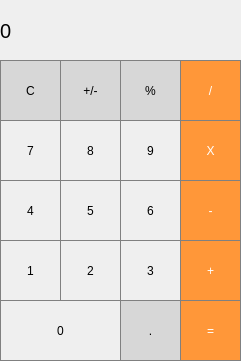
<?xml version="1.0" encoding="UTF-8"?>
<ui version="4.0">
 <class>MainWindow</class>
 <widget class="QMainWindow" name="MainWindow">
  <property name="geometry">
   <rect>
    <x>0</x>
    <y>0</y>
    <width>241</width>
    <height>361</height>
   </rect>
  </property>
  <property name="windowTitle">
   <string>MainWindow</string>
  </property>
  <property name="styleSheet">
   <string notr="true">QLabel {
	qproperty-alignment: 'AlignVCenter | AlignRight';
	border: 1px solid gray;
}

background-color : white;</string>
  </property>
  <widget class="QWidget" name="centralwidget">
   <widget class="QLabel" name="label">
    <property name="geometry">
     <rect>
      <x>0</x>
      <y>0</y>
      <width>241</width>
      <height>61</height>
     </rect>
    </property>
    <property name="font">
     <font>
      <pointsize>15</pointsize>
     </font>
    </property>
    <property name="styleSheet">
     <string notr="true">QLabel {
  qproperty-alignment: 'AlignVCenter | AlignRight';
  border: 1px solid gray;
}

background-color : white;</string>
    </property>
    <property name="text">
     <string>0</string>
    </property>
   </widget>
   <widget class="QPushButton" name="pushButton_clear">
    <property name="geometry">
     <rect>
      <x>0</x>
      <y>60</y>
      <width>61</width>
      <height>61</height>
     </rect>
    </property>
    <property name="styleSheet">
     <string notr="true">QPushButton {
  background-color: rgb(215, 215, 215);
  border: 1px solid gray;
}
QPushButton:pressed {
    background-color: qlineargradient(x1: 0, y1: 0, x2: 0, y2: 1,
                                      stop: 0 #BEBEBE, stop: 1 #D7D7D7);
}</string>
    </property>
    <property name="text">
     <string>C</string>
    </property>
   </widget>
   <widget class="QPushButton" name="pushButton_plusMinus">
    <property name="geometry">
     <rect>
      <x>60</x>
      <y>60</y>
      <width>61</width>
      <height>61</height>
     </rect>
    </property>
    <property name="styleSheet">
     <string notr="true">QPushButton {
  background-color: rgb(215, 215, 215);
  border: 1px solid gray;
}
QPushButton:pressed {
    background-color: qlineargradient(x1: 0, y1: 0, x2: 0, y2: 1,
                                      stop: 0 #BEBEBE, stop: 1 #D7D7D7);
}</string>
    </property>
    <property name="text">
     <string>+/-</string>
    </property>
   </widget>
   <widget class="QPushButton" name="pushButton_percent">
    <property name="geometry">
     <rect>
      <x>120</x>
      <y>60</y>
      <width>61</width>
      <height>61</height>
     </rect>
    </property>
    <property name="styleSheet">
     <string notr="true">QPushButton {
  background-color: rgb(215, 215, 215);
  border: 1px solid gray;
}
QPushButton:pressed {
    background-color: qlineargradient(x1: 0, y1: 0, x2: 0, y2: 1,
                                      stop: 0 #BEBEBE, stop: 1 #D7D7D7);
}</string>
    </property>
    <property name="text">
     <string>%</string>
    </property>
   </widget>
   <widget class="QPushButton" name="pushButton_divide">
    <property name="geometry">
     <rect>
      <x>180</x>
      <y>60</y>
      <width>61</width>
      <height>61</height>
     </rect>
    </property>
    <property name="styleSheet">
     <string notr="true">QPushButton {
  background-color: rgb(255, 151, 57);
  color: white; 
  border: 1px solid gray;
}

QPushButton:pressed {
    background-color: qlineargradient(x1: 0, y1: 0, x2: 0, y2: 1,
                                      stop: 0 #FF7832, stop: 1 #FF9739);
}</string>
    </property>
    <property name="text">
     <string>/</string>
    </property>
   </widget>
   <widget class="QPushButton" name="pushButton_9">
    <property name="geometry">
     <rect>
      <x>120</x>
      <y>120</y>
      <width>61</width>
      <height>61</height>
     </rect>
    </property>
    <property name="styleSheet">
     <string notr="true">QPushButton {
	border: 1px solid gray;
}
QPushButton:pressed {
	background-color: qlineargradient(x1: 0, y1: 0, x2: 0, y2: 1, stop: 0 #dadbde, stop: 1 #f6f7fa);
}</string>
    </property>
    <property name="text">
     <string>9</string>
    </property>
   </widget>
   <widget class="QPushButton" name="pushButton_multiply">
    <property name="geometry">
     <rect>
      <x>180</x>
      <y>120</y>
      <width>61</width>
      <height>61</height>
     </rect>
    </property>
    <property name="styleSheet">
     <string notr="true">QPushButton {
  background-color: rgb(255, 151, 57);
  color: white; 
  border: 1px solid gray;
}

QPushButton:pressed {
    background-color: qlineargradient(x1: 0, y1: 0, x2: 0, y2: 1,
                                      stop: 0 #FF7832, stop: 1 #FF9739);
}</string>
    </property>
    <property name="text">
     <string>X</string>
    </property>
   </widget>
   <widget class="QPushButton" name="pushButton_8">
    <property name="geometry">
     <rect>
      <x>60</x>
      <y>120</y>
      <width>61</width>
      <height>61</height>
     </rect>
    </property>
    <property name="styleSheet">
     <string notr="true">QPushButton {
	border: 1px solid gray;
}
QPushButton:pressed {
	background-color: qlineargradient(x1: 0, y1: 0, x2: 0, y2: 1, stop: 0 #dadbde, stop: 1 #f6f7fa);
}</string>
    </property>
    <property name="text">
     <string>8</string>
    </property>
   </widget>
   <widget class="QPushButton" name="pushButton_7">
    <property name="geometry">
     <rect>
      <x>0</x>
      <y>120</y>
      <width>61</width>
      <height>61</height>
     </rect>
    </property>
    <property name="styleSheet">
     <string notr="true">QPushButton {
	border: 1px solid gray;
}
QPushButton:pressed {
	background-color: qlineargradient(x1: 0, y1: 0, x2: 0, y2: 1, stop: 0 #dadbde, stop: 1 #f6f7fa);
}</string>
    </property>
    <property name="text">
     <string>7</string>
    </property>
   </widget>
   <widget class="QPushButton" name="pushButton_6">
    <property name="geometry">
     <rect>
      <x>120</x>
      <y>180</y>
      <width>61</width>
      <height>61</height>
     </rect>
    </property>
    <property name="styleSheet">
     <string notr="true">QPushButton {
	border: 1px solid gray;
}
QPushButton:pressed {
	background-color: qlineargradient(x1: 0, y1: 0, x2: 0, y2: 1, stop: 0 #dadbde, stop: 1 #f6f7fa);
}</string>
    </property>
    <property name="text">
     <string>6</string>
    </property>
   </widget>
   <widget class="QPushButton" name="pushButton_subtract">
    <property name="geometry">
     <rect>
      <x>180</x>
      <y>180</y>
      <width>61</width>
      <height>61</height>
     </rect>
    </property>
    <property name="styleSheet">
     <string notr="true">QPushButton {
  background-color: rgb(255, 151, 57);
  color: white; 
  border: 1px solid gray;
}

QPushButton:pressed {
    background-color: qlineargradient(x1: 0, y1: 0, x2: 0, y2: 1,
                                      stop: 0 #FF7832, stop: 1 #FF9739);
}</string>
    </property>
    <property name="text">
     <string>-</string>
    </property>
   </widget>
   <widget class="QPushButton" name="pushButton_5">
    <property name="geometry">
     <rect>
      <x>60</x>
      <y>180</y>
      <width>61</width>
      <height>61</height>
     </rect>
    </property>
    <property name="styleSheet">
     <string notr="true">QPushButton {
	border: 1px solid gray;
}
QPushButton:pressed {
	background-color: qlineargradient(x1: 0, y1: 0, x2: 0, y2: 1, stop: 0 #dadbde, stop: 1 #f6f7fa);
}</string>
    </property>
    <property name="text">
     <string>5</string>
    </property>
   </widget>
   <widget class="QPushButton" name="pushButton_4">
    <property name="geometry">
     <rect>
      <x>0</x>
      <y>180</y>
      <width>61</width>
      <height>61</height>
     </rect>
    </property>
    <property name="styleSheet">
     <string notr="true">QPushButton {
	border: 1px solid gray;
}
QPushButton:pressed {
	background-color: qlineargradient(x1: 0, y1: 0, x2: 0, y2: 1, stop: 0 #dadbde, stop: 1 #f6f7fa);
}</string>
    </property>
    <property name="text">
     <string>4</string>
    </property>
   </widget>
   <widget class="QPushButton" name="pushButton_3">
    <property name="geometry">
     <rect>
      <x>120</x>
      <y>240</y>
      <width>61</width>
      <height>61</height>
     </rect>
    </property>
    <property name="styleSheet">
     <string notr="true">QPushButton {
	border: 1px solid gray;
}
QPushButton:pressed {
	background-color: qlineargradient(x1: 0, y1: 0, x2: 0, y2: 1, stop: 0 #dadbde, stop: 1 #f6f7fa);
}</string>
    </property>
    <property name="text">
     <string>3</string>
    </property>
   </widget>
   <widget class="QPushButton" name="pushButton_add">
    <property name="geometry">
     <rect>
      <x>180</x>
      <y>240</y>
      <width>61</width>
      <height>61</height>
     </rect>
    </property>
    <property name="styleSheet">
     <string notr="true">QPushButton {
  background-color: rgb(255, 151, 57);
  color: white; 
  border: 1px solid gray;
}

QPushButton:pressed {
    background-color: qlineargradient(x1: 0, y1: 0, x2: 0, y2: 1,
                                      stop: 0 #FF7832, stop: 1 #FF9739);
}</string>
    </property>
    <property name="text">
     <string>+</string>
    </property>
   </widget>
   <widget class="QPushButton" name="pushButton_2">
    <property name="geometry">
     <rect>
      <x>60</x>
      <y>240</y>
      <width>61</width>
      <height>61</height>
     </rect>
    </property>
    <property name="styleSheet">
     <string notr="true">QPushButton {
	border: 1px solid gray;
}
QPushButton:pressed {
	background-color: qlineargradient(x1: 0, y1: 0, x2: 0, y2: 1, stop: 0 #dadbde, stop: 1 #f6f7fa);
}</string>
    </property>
    <property name="text">
     <string>2</string>
    </property>
   </widget>
   <widget class="QPushButton" name="pushButton_1">
    <property name="geometry">
     <rect>
      <x>0</x>
      <y>240</y>
      <width>61</width>
      <height>61</height>
     </rect>
    </property>
    <property name="styleSheet">
     <string notr="true">QPushButton {
	border: 1px solid gray;
}
QPushButton:pressed {
	background-color: qlineargradient(x1: 0, y1: 0, x2: 0, y2: 1, stop: 0 #dadbde, stop: 1 #f6f7fa);
}</string>
    </property>
    <property name="text">
     <string>1</string>
    </property>
   </widget>
   <widget class="QPushButton" name="pushButton_decimal">
    <property name="geometry">
     <rect>
      <x>120</x>
      <y>300</y>
      <width>61</width>
      <height>61</height>
     </rect>
    </property>
    <property name="styleSheet">
     <string notr="true">QPushButton {
  background-color: rgb(215, 215, 215);
  border: 1px solid gray;
}
QPushButton:pressed {
    background-color: qlineargradient(x1: 0, y1: 0, x2: 0, y2: 1,
                                      stop: 0 #BEBEBE, stop: 1 #D7D7D7);
}</string>
    </property>
    <property name="text">
     <string>.</string>
    </property>
   </widget>
   <widget class="QPushButton" name="pushButton_equals">
    <property name="geometry">
     <rect>
      <x>180</x>
      <y>300</y>
      <width>61</width>
      <height>61</height>
     </rect>
    </property>
    <property name="styleSheet">
     <string notr="true">QPushButton {
  background-color: rgb(255, 151, 57);
  color: white; 
  border: 1px solid gray;
}

QPushButton:pressed {
    background-color: qlineargradient(x1: 0, y1: 0, x2: 0, y2: 1,
                                      stop: 0 #FF7832, stop: 1 #FF9739);
}</string>
    </property>
    <property name="text">
     <string>=</string>
    </property>
   </widget>
   <widget class="QPushButton" name="pushButton_0">
    <property name="geometry">
     <rect>
      <x>0</x>
      <y>300</y>
      <width>121</width>
      <height>61</height>
     </rect>
    </property>
    <property name="styleSheet">
     <string notr="true">QPushButton {
	border: 1px solid gray;
}
QPushButton:pressed {
	background-color: qlineargradient(x1: 0, y1: 0, x2: 0, y2: 1, stop: 0 #dadbde, stop: 1 #f6f7fa);
}</string>
    </property>
    <property name="text">
     <string>0</string>
    </property>
   </widget>
  </widget>
 </widget>
 <resources/>
 <connections/>
</ui>
